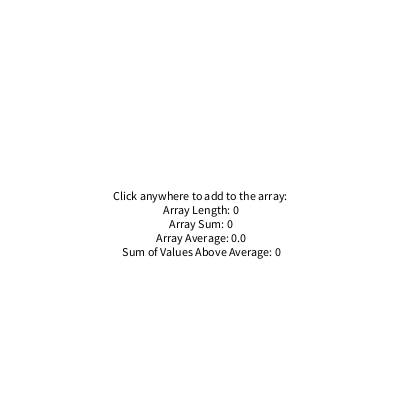
Frame 1 (no input)
Frame 60 (the mouse pressed at the canvas centre just before this capture): identical to frame 1, image omitted
Frame 120 (the mouse held since frame 60 and released just before this capture): identical to frame 1, image omitted

The Processing sketch that drew this single still picture (run headless with seeded random() and noise(); from frame 60 on, the mouse is pressed at the canvas centre):

// Processing sketch: processing_76214
// ── processing_76214.pde

//Robert Wohlforth - rwohlfor
//Homework 9
//Copyright Pittsburgh 2012

//Click anywhere on the screen to add an x-value to the array.

int[] xValue = new int [0];

void setup ()
{background (255);
  size (400,400);
fill (0);
textAlign (CENTER);
}

void draw ()
{background (255);
printText();
}

void printText()
{text ("Click anywhere to add to the array:\n Array Length: " + xValue.length 
+ "\n Array Sum: " + arraySum() 
+ "\n Array Average: " + arrayAverage() 
+ "\n Sum of Values Above Average: " + arrayAboveAverage (), width/2, height/2);
}

void mouseReleased()
{xValue = append (xValue, int(mouseX));
}

int arraySum ()
{
  int Sum = 0;
  int n = 0;
  while (n <= xValue.length - 1)
  {Sum = Sum + xValue[n];
  n++;
  }
  return Sum;
}

float arrayAverage ()
{
  if (xValue.length > 0)
 {return arraySum () / xValue.length;
 }
 else
 {return 0;
 }
}

int arrayAboveAverage ()
{
  int sum = 0;
  int n = 0;
  while (n <= xValue.length - 1)
  {if (xValue[n] > arrayAverage())
  {sum = sum + xValue[n];
  }
  n++;
  }
  return sum;
}
